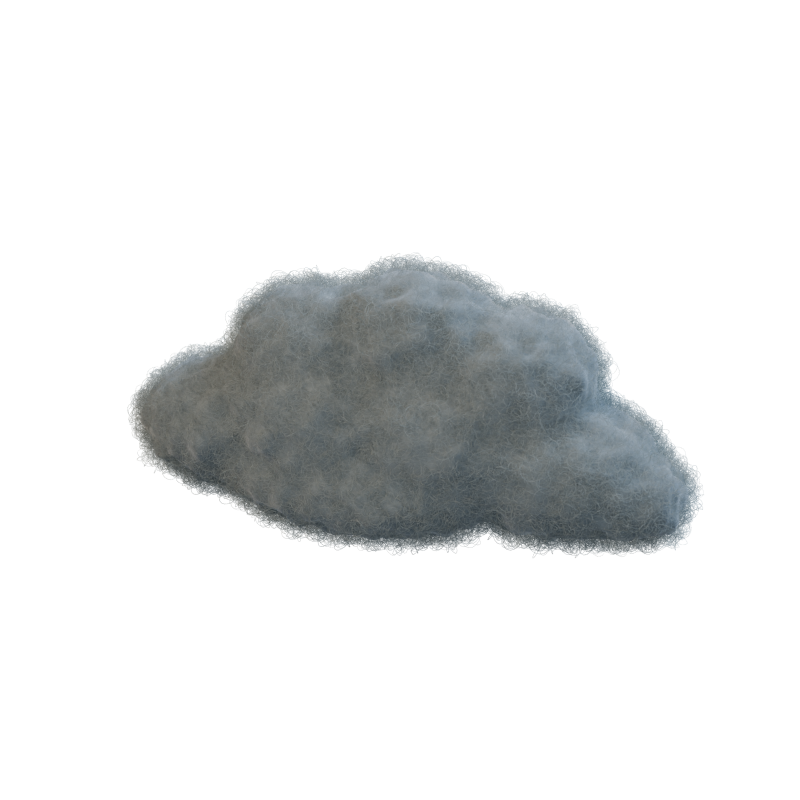
#> input picture presentation/frames-3d/objects/cloud/hero.png, 1600 x 1600 px, found by its file name (shown at 1/2 size)
$ python sync_objects.py
#> lines starting #> are read from the running program, lines starting #| are printed output that depends on the picture
"""Sync the 3D hero objects (presentation/frames-3d/objects/<name>/) into the film.

For each object: hero.png -> film/assets/objects/<name>/hero.png (800 px), and when the
sequences exist, spin/0000-0071.png and tumble/0000-0047.png -> one sprite atlas each
(spin.png / tumble.png, CELL px per frame, 8 columns). Writes film/assets/objects/manifest.js
(window.DAYBREAK_OBJECTS) that the 2D layer reads; objects without sequences fall back
to the hero with 2D rotation. Re-run whenever the objects team delivers more.

    python3 render/sync_objects.py
"""
from __future__ import annotations

import json
from pathlib import Path

from PIL import Image

HERE = Path(__file__).resolve().parent
SRC = HERE.parents[1] / "objects"
DST = HERE.parent / "film" / "assets" / "objects"
NAMES = ["truck", "meter", "pole", "solar", "hardhat", "pin_orange", "pin_cyan", "pin_blue", "cloud"]
CELL = 384
COLS = 8


def atlas(frames: list[Path], out: Path) -> dict:
    rows = (len(frames) + COLS - 1) // COLS
    sheet = Image.new("RGBA", (COLS * CELL, rows * CELL), (0, 0, 0, 0))
    for i, f in enumerate(frames):
        im = Image.open(f).convert("RGBA").resize((CELL, CELL), Image.LANCZOS)
        sheet.paste(im, ((i % COLS) * CELL, (i // COLS) * CELL))
    sheet.save(out, optimize=True)
    return {"frames": len(frames), "cols": COLS, "cell": CELL, "rows": rows}


def main() -> None:
    DST.mkdir(parents=True, exist_ok=True)
    manifest = {}
    for n in NAMES:
        src = SRC / n
        if not (src / "hero.png").exists():
            continue
        d = DST / n
        d.mkdir(exist_ok=True)
        Image.open(src / "hero.png").convert("RGBA").resize((800, 800), Image.LANCZOS).save(d / "hero.png", optimize=True)
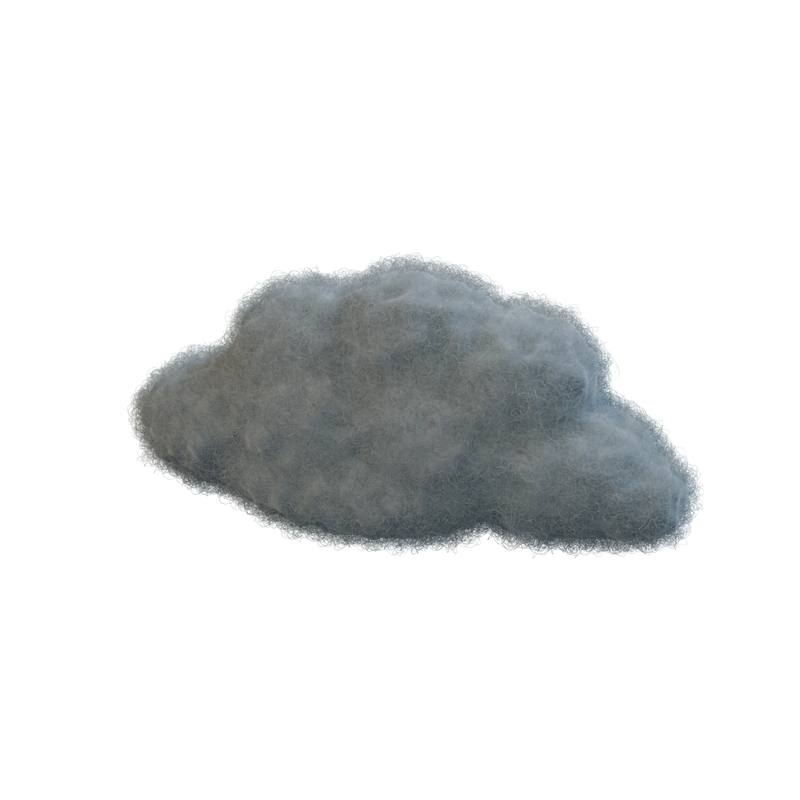
#> saved as hero.png: PIL image 800x800 RGBA; mean R, G, B, A 20.9, 22.4, 22.7, 45.8; transparent parts drawn white
        entry = {"hero": f"assets/objects/{n}/hero.png"}
        for mode in ("spin", "tumble"):
            frames = sorted((src / mode).glob("*.png")) if (src / mode).exists() else []
            if len(frames) >= 8:
                info = atlas(frames, d / f"{mode}.png")
                entry[mode] = {"src": f"assets/objects/{n}/{mode}.png", **info}
        src_manifest = src / "manifest.json"
        if src_manifest.exists():
            entry["source"] = json.loads(src_manifest.read_text())
        manifest[n] = entry
        print(n, "hero" + (" +spin" if "spin" in entry else "") + (" +tumble" if "tumble" in entry else ""))
    (DST / "manifest.js").write_text("// generated by render/sync_objects.py\nwindow.DAYBREAK_OBJECTS = "
                                     + json.dumps(manifest, indent=1) + ";\n")


if __name__ == "__main__":
    main()
